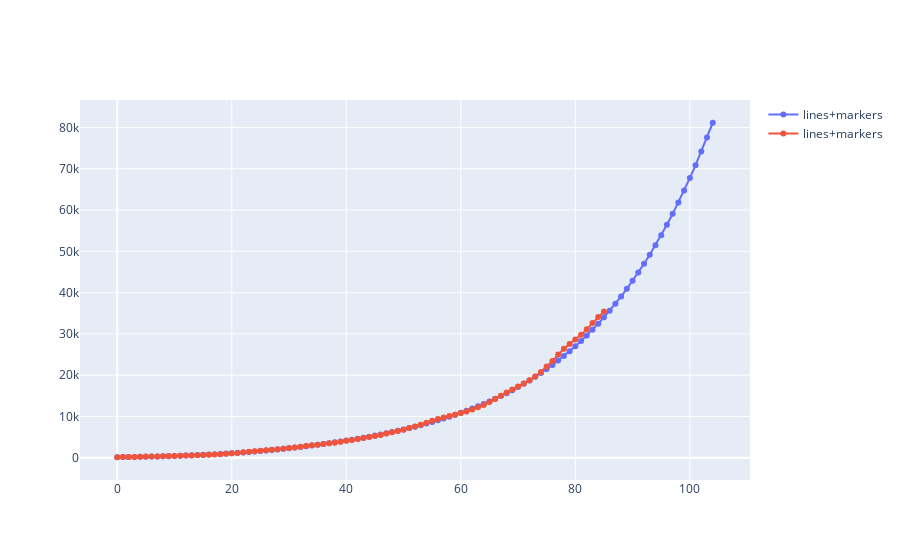

Notebook cell for this chart:
### Code cell
new_x= np.arange(0,105)
new_x = new_x.reshape((105,1))
new_x = poly.fit_transform(new_x)
fig=plt.figure(figsize=(18, 16), dpi= 80, facecolor='w', edgecolor='k')
fig = go.Figure()
fig.add_trace(go.Scatter( x=np.arange(0,105) , y=reg.predict(new_x),
                    mode='lines+markers',
                    name='lines+markers'))
fig.add_trace(go.Scatter( x=df.index.values , y=df["Total.Cases"],
                    mode='lines+markers',
                    name='lines+markers'))
fig.show()
